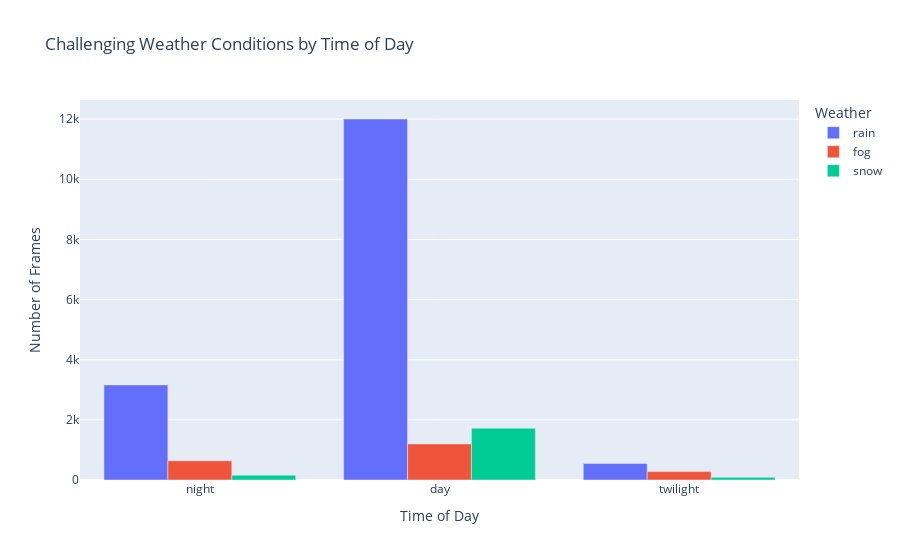
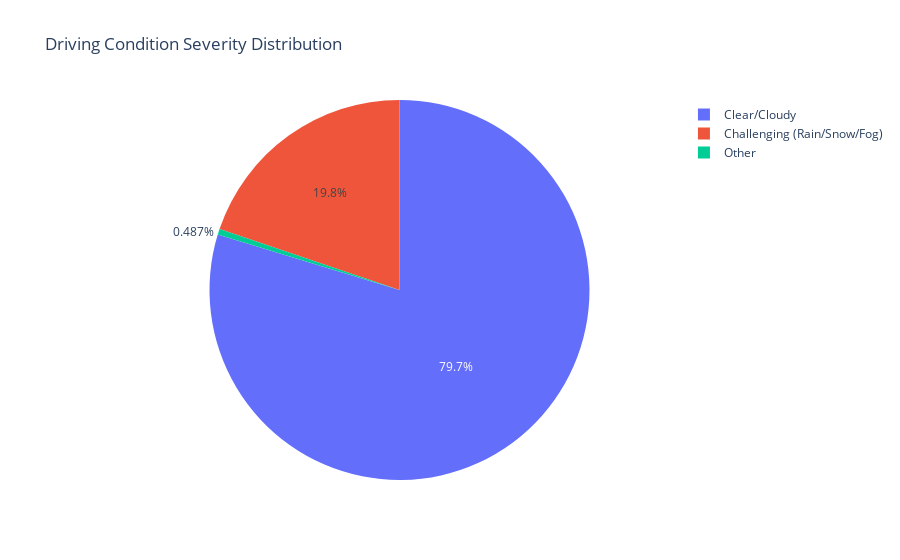

Here is the notebook cell these charts were saved with, in order:
### Markdown cell above
## 6. Challenging Weather Conditions Analysis

Focus on challenging driving conditions like rain, snow, and fog at different times.

### Code cell
if weather_data:
    # Focus on challenging conditions
    challenging_weather = ['rain', 'snow', 'fog']
    challenging_combinations = combinations_df[combinations_df['Weather'].isin(challenging_weather)]
    
    # Challenging weather by time
    fig = px.bar(
        challenging_combinations,
        x='Time',
        y='Count',
        color='Weather',
        title='Challenging Weather Conditions by Time of Day',
        labels={'Count': 'Number of Frames', 'Time': 'Time of Day'},
        barmode='group'
    )
    
    fig.show()
    
    # Calculate percentages for challenging conditions
    total_frames = sum(combinations.values())
    
    print("=== CHALLENGING WEATHER ANALYSIS ===")
    for weather_type in challenging_weather:
        weather_total = sum(row['Count'] for _, row in challenging_combinations.iterrows() 
                           if row['Weather'] == weather_type)
        percentage = weather_total / total_frames * 100
        print(f"\n{weather_type.upper()} CONDITIONS:")
        print(f"Total frames: {weather_total:,} ({percentage:.2f}% of dataset)")
        
        # Breakdown by time
        weather_subset = challenging_combinations[challenging_combinations['Weather'] == weather_type]
        for _, row in weather_subset.iterrows():
            time_percentage = row['Count'] / weather_total * 100 if weather_total > 0 else 0
            print(f"  {row['Time']:10}: {row['Count']:6,} ({time_percentage:5.1f}%)")
    
    # Summary statistics
    challenging_total = challenging_combinations['Count'].sum()
    clear_cloudy = combinations_df[combinations_df['Weather'].isin(['clear', 'cloudy'])]['Count'].sum()
    
    print(f"\n=== SUMMARY ===")
    print(f"Challenging conditions (rain/snow/fog): {challenging_total:,} ({challenging_total/total_frames*100:.1f}%)")
    print(f"Clear/Cloudy conditions: {clear_cloudy:,} ({clear_cloudy/total_frames*100:.1f}%)")
    print(f"Total frames: {total_frames:,}")
    
    # Pie chart for condition severity
    severity_data = {
        'Clear/Cloudy': clear_cloudy,
        'Challenging (Rain/Snow/Fog)': challenging_total,
        'Other': total_frames - clear_cloudy - challenging_total
    }
    
    fig2 = px.pie(
        values=list(severity_data.values()),
        names=list(severity_data.keys()),
        title='Driving Condition Severity Distribution'
    )
    fig2.show()

### Figure 1 — Plotly figure (JSON) as saved in the notebook; plotly's stock layout.template omitted (floating-point values rounded to 4 significant figures)
{"data": [{"alignmentgroup": "True", "hovertemplate": "Weather=rain<br>Time of Day=%{x}<br>Number of Frames=%{y}<extra></extra>", "legendgroup": "rain", "marker": {"color": "#636efa", "pattern": {"shape": ""}}, "name": "rain", "offsetgroup": "rain", "orientation": "v", "showlegend": true, "textposition": "auto", "type": "bar", "x": ["night", "day", "twilight"], "xaxis": "x", "y": [3161, 12003, 552], "yaxis": "y"}, {"alignmentgroup": "True", "hovertemplate": "Weather=fog<br>Time of Day=%{x}<br>Number of Frames=%{y}<extra></extra>", "legendgroup": "fog", "marker": {"color": "#EF553B", "pattern": {"shape": ""}}, "name": "fog", "offsetgroup": "fog", "orientation": "v", "showlegend": true, "textposition": "auto", "type": "bar", "x": ["day", "twilight", "night"], "xaxis": "x", "y": [1200, 279, 638], "yaxis": "y"}, {"alignmentgroup": "True", "hovertemplate": "Weather=snow<br>Time of Day=%{x}<br>Number of Frames=%{y}<extra></extra>", "legendgroup": "snow", "marker": {"color": "#00cc96", "pattern": {"shape": ""}}, "name": "snow", "offsetgroup": "snow", "orientation": "v", "showlegend": true, "textposition": "auto", "type": "bar", "x": ["night", "day", "twilight"], "xaxis": "x", "y": [162, 1722, 88], "yaxis": "y"}], "layout": {"barmode": "group", "legend": {"title": {"text": "Weather"}, "tracegroupgap": 0}, "title": {"text": "Challenging Weather Conditions by Time of Day"}, "xaxis": {"anchor": "y", "domain": [0, 1], "title": {"text": "Time of Day"}}, "yaxis": {"anchor": "x", "domain": [0, 1], "title": {"text": "Number of Frames"}}}}

### Figure 2 — Plotly figure (JSON) as saved in the notebook; plotly's stock layout.template omitted (floating-point values rounded to 4 significant figures)
{"data": [{"domain": {"x": [0, 1], "y": [0, 1]}, "hovertemplate": "label=%{label}<br>value=%{value}<extra></extra>", "labels": ["Clear/Cloudy", "Challenging (Rain/Snow/Fog)", "Other"], "legendgroup": "", "name": "", "showlegend": true, "type": "pie", "values": [79708, 19805, 487]}], "layout": {"legend": {"tracegroupgap": 0}, "title": {"text": "Driving Condition Severity Distribution"}}}
